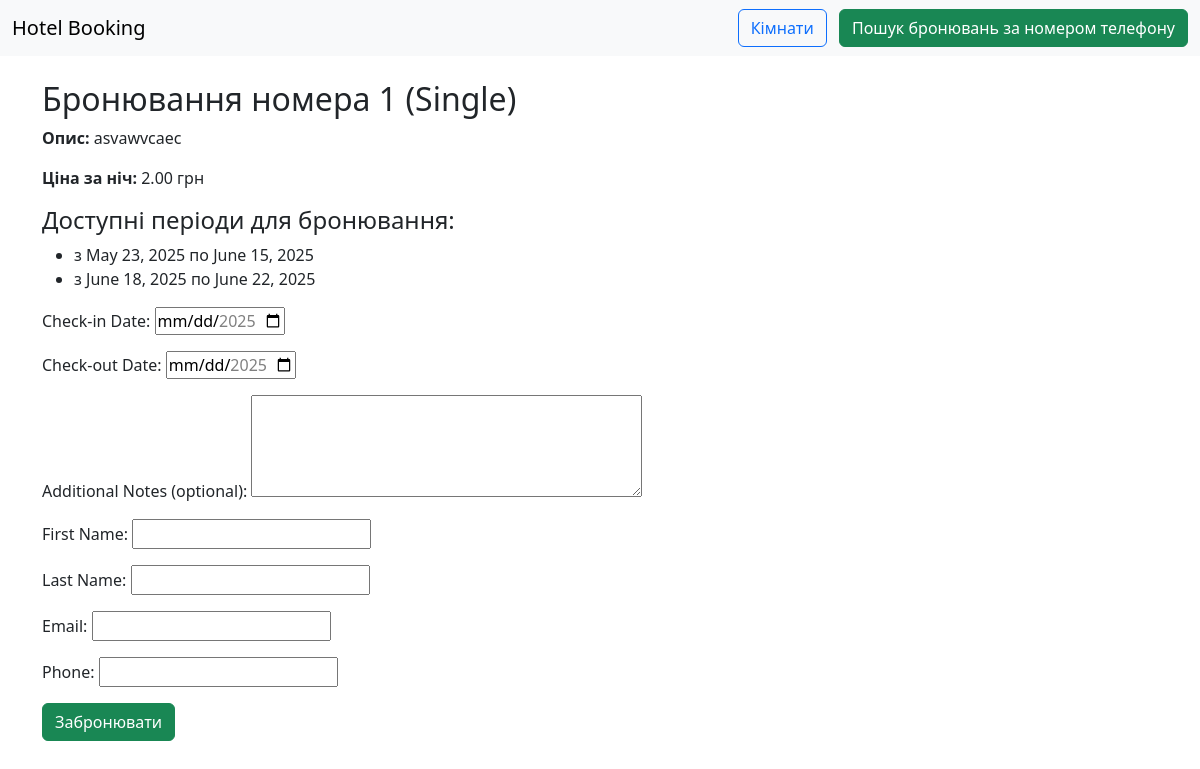
Before: /rooms/3/book/ with the older database file.
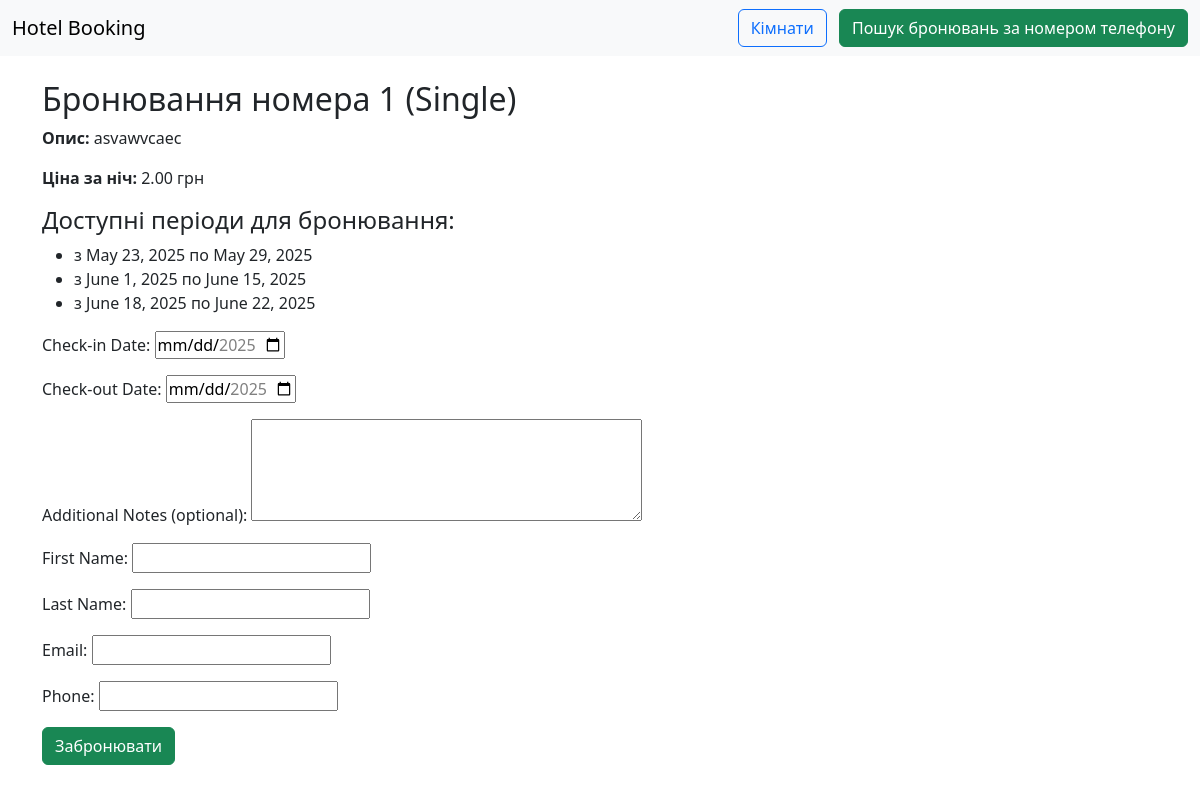
After: the same page with the newer database file.
### hotel/models.py (models this page shows, shortened)
class Room(models.Model):
    class RoomType(models.TextChoices):
        SINGLE = 'single', 'Single'
        DOUBLE = 'double', 'Double'
        SUITE = 'suite', 'Suite'
        FAMILY = 'family', 'Family'
        DELUXE = 'deluxe', 'Deluxe'
    room_number = models.CharField(max_length=10, unique=True)
    room_type = models.CharField(
        max_length=10,
        choices=RoomType.choices,
        default=RoomType.SINGLE,
    )
    capacity = models.PositiveSmallIntegerField()
    price_per_night = models.DecimalField(max_digits=10, decimal_places=2)
    description = models.TextField(blank=True, null=True)
    def get_available_periods(self, max_days=30):
        today = date.today()
        max_date = today + timedelta(days=max_days)
        bookings = Booking.objects.filter(
            room=self,
            status__in=['confirmed', 'checked_in'],
            check_out_date__gte=today,
            check_in_date__lte=max_date
        ).order_by('check_in_date')
        periods = []
        current_date = today
        if not bookings.exists():
            return [(today, max_date)]
        for booking in bookings:
            if current_date < booking.check_in_date:
                periods.append((current_date, booking.check_in_date))
            current_date = max(current_date, booking.check_out_date)
        if current_date < max_date:
            periods.append((current_date, max_date))
        return periods
    class Meta:
        ordering = ['room_number']

class Booking(models.Model):
    class BookingStatus(models.TextChoices):
        CONFIRMED   = 'confirmed', 'Confirmed'
        CANCELED    = 'canceled', 'Canceled'
        CHECKED_IN  = 'checked_in', 'Checked In'
        CHECKED_OUT = 'checked_out', 'Checked Out'
    class BookingChannel(models.TextChoices):
        ONLINE     = 'online', 'Online'
        PHONE      = 'phone', 'Phone'
        IN_PERSON  = 'in_person', 'In Person'
        AGENT      = 'agent', 'Travel Agent'
    room = models.ForeignKey(Room, on_delete=models.CASCADE)
    guest = models.ForeignKey(Guest, on_delete=models.CASCADE)
    check_in_date = models.DateField()
    check_out_date = models.DateField()
    booking_date = models.DateTimeField(auto_now_add=True)
    status = models.CharField(
        max_length=12,
        choices=BookingStatus.choices,
        default=BookingStatus.CONFIRMED,
    )
    booking_channel = models.CharField(
        max_length=10,
        choices=BookingChannel.choices,
        default=BookingChannel.ONLINE,
    )
    notes = models.TextField(blank=True, null=True)
    class Meta:
        ordering = ['-booking_date']
        verbose_name = 'Booking'
        verbose_name_plural = 'Bookings'

### hotel/views/booking.py (the view, shortened to what this page needs)
# urls.py: path('rooms/<int:pk>/book/', BookingCreateView.as_view(), name='book_room'),
class BookingCreateView(CreateView):
    form_class = BookingForm
    template_name = 'bookings/book.html'
    success_url = reverse_lazy('booking_list')
    def dispatch(self, request, *args, **kwargs):
        self.room = get_object_or_404(Room, pk=self.kwargs['pk'])
        return super().dispatch(request, *args, **kwargs)
    def get_form_kwargs(self):
        kwargs = super().get_form_kwargs()
        kwargs['room'] = self.room
        return kwargs
    def get_context_data(self, **kwargs):
        context = super().get_context_data(**kwargs)
        context['room'] = self.room
        context['available_periods'] = self.room.get_available_periods()
        return context

### hotel/templates/bookings/book.html (shortened to what this page needs)
{% extends 'base.html' %}
{% block content %}
  <h2>Бронювання номера {{ room.room_number }} ({{ room.get_room_type_display }})</h2>
  <p><strong>Опис:</strong> {{ room.description }}</p>
  <p><strong>Ціна за ніч:</strong> {{ room.price_per_night }} грн</p>
  <h4>Доступні періоди для бронювання:</h4>
  <ul>
    {% for start, end in available_periods %}
      <li>з {{ start }} по {{ end }}</li>
    {% empty %}
      <li>Немає доступних дат для бронювання</li>
    {% endfor %}
  </ul>
  <form method="post">
    {{ form.as_p }}
    <button type="submit" class="btn btn-success">Забронювати</button>
  </form>
{% endblock %}

### hotel/templates/base.html (shortened to what this page needs)
<!DOCTYPE html>
<html lang="en">
<head>
    <link rel="stylesheet" href="https://cdn.jsdelivr.net/npm/bootstrap@5.3.0/dist/css/bootstrap.min.css">
</head>
<body>
    <nav class="navbar navbar-expand-lg navbar-light bg-light mb-4">
        <div class="container-fluid">
            <a class="navbar-brand" href="{% url 'index' %}">Hotel Booking</a>
            <div>
                <a href="{% url 'room_list' %}" class="btn btn-outline-primary me-2">Кімнати</a>
                <a href="{% url 'booking_login' %}" class="btn btn-success">Пошук бронювань за номером телефону</a>
            </div>
        </div>
    </nav>
    <div class="container">
        {% block content %}
        {% endblock %}
    </div>
</body>
</html>

Changed rows visible on the page:
added Booking: available_periods "May 29, 2025", available_periods "June 1, 2025"
Other visible differences:
new list line: "з May 23, 2025 по"
new list line: "з по"
new list line: "June 15, 2025"
list line gone: "з May 23, 2025 по"
list line gone: "June 15, 2025"
